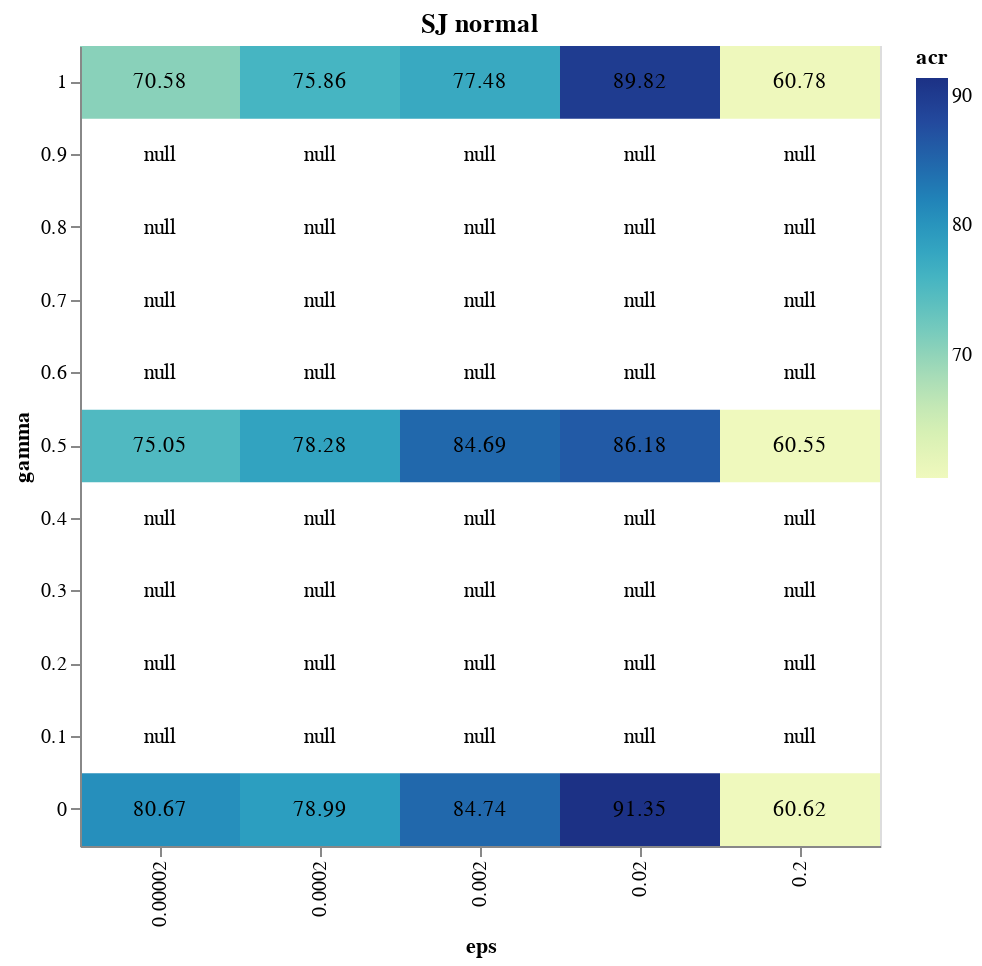

Notebook code for this chart:
### Code cell
heatmap + text

### Figure 1 — Vega-Lite specification as saved in the notebook (floating-point values rounded to 4 significant figures)
{"config": {"view": {"continuousWidth": 400, "continuousHeight": 300}}, "layer": [{"mark": "rect", "encoding": {"color": {"field": "acr", "type": "quantitative"}, "x": {"field": "eps", "type": "ordinal"}, "y": {"field": "gamma", "sort": {"field": "gamma", "order": "descending"}, "type": "ordinal"}}, "height": 400, "title": "SJ normal", "width": 400}, {"mark": "text", "encoding": {"color": {"value": "black"}, "text": {"field": "acr", "format": ".2f", "type": "quantitative"}, "x": {"field": "eps", "type": "ordinal"}, "y": {"field": "gamma", "sort": {"field": "gamma", "order": "descending"}, "type": "ordinal"}}, "height": 400, "title": "SJ normal", "width": 400}], "data": {"name": "data-d32b680f90abd7a41b1be723dfebeef4"}, "$schema": "https://vega.github.io/schema/vega-lite/v4.17.0.json", "datasets": {"data-d32b680f90abd7a41b1be723dfebeef4": [{"gamma": 0.0, "eps": 2e-05, "acr": 80.67, "g_reps": 0.3865, "nice_eps": 0.4351, "coop_strats": 0.4718, "defect_strats": 0.5282}, {"gamma": 0.0, "eps": 0.0002, "acr": 78.99, "g_reps": 0.4804, "nice_eps": 0.35, "coop_strats": 0.4528, "defect_strats": 0.5472}, {"gamma": 0.0, "eps": 0.002, "acr": 84.74, "g_reps": 0.5258, "nice_eps": 0.4479, "coop_strats": 0.3683, "defect_strats": 0.6317}, {"gamma": 0.0, "eps": 0.02, "acr": 91.35, "g_reps": 0.5496, "nice_eps": 0.5768, "coop_strats": 0.4404, "defect_strats": 0.5596}, {"gamma": 0.0, "eps": 0.2, "acr": 60.62, "g_reps": 0.4486, "nice_eps": 0.3155, "coop_strats": 0.5706, "defect_strats": 0.4294}, {"gamma": 0.1, "eps": 2e-05, "acr": null, "g_reps": null, "nice_eps": null, "coop_strats": null, "defect_strats": null}, {"gamma": 0.1, "eps": 0.0002, "acr": null, "g_reps": null, "nice_eps": null, "coop_strats": null, "defect_strats": null}, {"gamma": 0.1, "eps": 0.002, "acr": null, "g_reps": null, "nice_eps": null, "coop_strats": null, "defect_strats": null}, {"gamma": 0.1, "eps": 0.02, "acr": null, "g_reps": null, "nice_eps": null, "coop_strats": null, "defect_strats": null}, {"gamma": 0.1, "eps": 0.2, "acr": null, "g_reps": null, "nice_eps": null, "coop_strats": null, "defect_strats": null}, {"gamma": 0.2, "eps": 2e-05, "acr": null, "g_reps": null, "nice_eps": null, "coop_strats": null, "defect_strats": null}, {"gamma": 0.2, "eps": 0.0002, "acr": null, "g_reps": null, "nice_eps": null, "coop_strats": null, "defect_strats": null}, {"gamma": 0.2, "eps": 0.002, "acr": null, "g_reps": null, "nice_eps": null, "coop_strats": null, "defect_strats": null}, {"gamma": 0.2, "eps": 0.02, "acr": null, "g_reps": null, "nice_eps": null, "coop_strats": null, "defect_strats": null}, {"gamma": 0.2, "eps": 0.2, "acr": null, "g_reps": null, "nice_eps": null, "coop_strats": null, "defect_strats": null}, {"gamma": 0.3, "eps": 2e-05, "acr": null, "g_reps": null, "nice_eps": null, "coop_strats": null, "defect_strats": null}, {"gamma": 0.3, "eps": 0.0002, "acr": null, "g_reps": null, "nice_eps": null, "coop_strats": null, "defect_strats": null}, {"gamma": 0.3, "eps": 0.002, "acr": null, "g_reps": null, "nice_eps": null, "coop_strats": null, "defect_strats": null}, {"gamma": 0.3, "eps": 0.02, "acr": null, "g_reps": null, "nice_eps": null, "coop_strats": null, "defect_strats": null}, {"gamma": 0.3, "eps": 0.2, "acr": null, "g_reps": null, "nice_eps": null, "coop_strats": null, "defect_strats": null}, {"gamma": 0.4, "eps": 2e-05, "acr": null, "g_reps": null, "nice_eps": null, "coop_strats": null, "defect_strats": null}, {"gamma": 0.4, "eps": 0.0002, "acr": null, "g_reps": null, "nice_eps": null, "coop_strats": null, "defect_strats": null}, {"gamma": 0.4, "eps": 0.002, "acr": null, "g_reps": null, "nice_eps": null, "coop_strats": null, "defect_strats": null}, {"gamma": 0.4, "eps": 0.02, "acr": null, "g_reps": null, "nice_eps": null, "coop_strats": null, "defect_strats": null}, {"gamma": 0.4, "eps": 0.2, "acr": null, "g_reps": null, "nice_eps": null, "coop_strats": null, "defect_strats": null}, {"gamma": 0.5, "eps": 2e-05, "acr": 75.05, "g_reps": 0.53, "nice_eps": 0.5368, "coop_strats": 0.3492, "defect_strats": 0.6508}, {"gamma": 0.5, "eps": 0.0002, "acr": 78.28, "g_reps": 0.4032, "nice_eps": 0.5044, "coop_strats": 0.4844, "defect_strats": 0.5156}, {"gamma": 0.5, "eps": 0.002, "acr": 84.69, "g_reps": 0.4336, "nice_eps": 0.4852, "coop_strats": 0.5016, "defect_strats": 0.4984}, {"gamma": 0.5, "eps": 0.02, "acr": 86.18, "g_reps": 0.4876, "nice_eps": 0.4024, "coop_strats": 0.5, "defect_strats": 0.5}, {"gamma": 0.5, "eps": 0.2, "acr": 60.55, "g_reps": 0.4968, "nice_eps": 0.5112, "coop_strats": 0.4792, "defect_strats": 0.5208}, {"gamma": 0.6, "eps": 2e-05, "acr": null, "g_reps": null, "nice_eps": null, "coop_strats": null, "defect_strats": null}, {"gamma": 0.6, "eps": 0.0002, "acr": null, "g_reps": null, "nice_eps": null, "coop_strats": null, "defect_strats": null}, {"gamma": 0.6, "eps": 0.002, "acr": null, "g_reps": null, "nice_eps": null, "coop_strats": null, "defect_strats": null}, {"gamma": 0.6, "eps": 0.02, "acr": null, "g_reps": null, "nice_eps": null, "coop_strats": null, "defect_strats": null}, {"gamma": 0.6, "eps": 0.2, "acr": null, "g_reps": null, "nice_eps": null, "coop_strats": null, "defect_strats": null}, {"gamma": 0.7, "eps": 2e-05, "acr": null, "g_reps": null, "nice_eps": null, "coop_strats": null, "defect_strats": null}, {"gamma": 0.7, "eps": 0.0002, "acr": null, "g_reps": null, "nice_eps": null, "coop_strats": null, "defect_strats": null}, {"gamma": 0.7, "eps": 0.002, "acr": null, "g_reps": null, "nice_eps": null, "coop_strats": null, "defect_strats": null}, {"gamma": 0.7, "eps": 0.02, "acr": null, "g_reps": null, "nice_eps": null, "coop_strats": null, "defect_strats": null}, {"gamma": 0.7, "eps": 0.2, "acr": null, "g_reps": null, "nice_eps": null, "coop_strats": null, "defect_strats": null}, {"gamma": 0.8, "eps": 2e-05, "acr": null, "g_reps": null, "nice_eps": null, "coop_strats": null, "defect_strats": null}, {"gamma": 0.8, "eps": 0.0002, "acr": null, "g_reps": null, "nice_eps": null, "coop_strats": null, "defect_strats": null}, {"gamma": 0.8, "eps": 0.002, "acr": null, "g_reps": null, "nice_eps": null, "coop_strats": null, "defect_strats": null}, {"gamma": 0.8, "eps": 0.02, "acr": null, "g_reps": null, "nice_eps": null, "coop_strats": null, "defect_strats": null}, {"gamma": 0.8, "eps": 0.2, "acr": null, "g_reps": null, "nice_eps": null, "coop_strats": null, "defect_strats": null}, {"gamma": 0.9, "eps": 2e-05, "acr": null, "g_reps": null, "nice_eps": null, "coop_strats": null, "defect_strats": null}, {"gamma": 0.9, "eps": 0.0002, "acr": null, "g_reps": null, "nice_eps": null, "coop_strats": null, "defect_strats": null}, {"gamma": 0.9, "eps": 0.002, "acr": null, "g_reps": null, "nice_eps": null, "coop_strats": null, "defect_strats": null}, {"gamma": 0.9, "eps": 0.02, "acr": null, "g_reps": null, "nice_eps": null, "coop_strats": null, "defect_strats": null}, {"gamma": 0.9, "eps": 0.2, "acr": null, "g_reps": null, "nice_eps": null, "coop_strats": null, "defect_strats": null}, {"gamma": 1.0, "eps": 2e-05, "acr": 70.58, "g_reps": 0.471, "nice_eps": 0.3951, "coop_strats": 0.3682, "defect_strats": 0.6318}, {"gamma": 1.0, "eps": 0.0002, "acr": 75.86, "g_reps": 0.5944, "nice_eps": 0.5956, "coop_strats": 0.3408, "defect_strats": 0.6592}, {"gamma": 1.0, "eps": 0.002, "acr": 77.48, "g_reps": 0.4448, "nice_eps": 0.5752, "coop_strats": 0.5072, "defect_strats": 0.4928}, {"gamma": 1.0, "eps": 0.02, "acr": 89.82, "g_reps": 0.5132, "nice_eps": 0.5096, "coop_strats": 0.4788, "defect_strats": 0.5212}, {"gamma": 1.0, "eps": 0.2, "acr": 60.78, "g_reps": 0.578, "nice_eps": 0.4268, "coop_strats": 0.3412, "defect_strats": 0.6588}]}}
